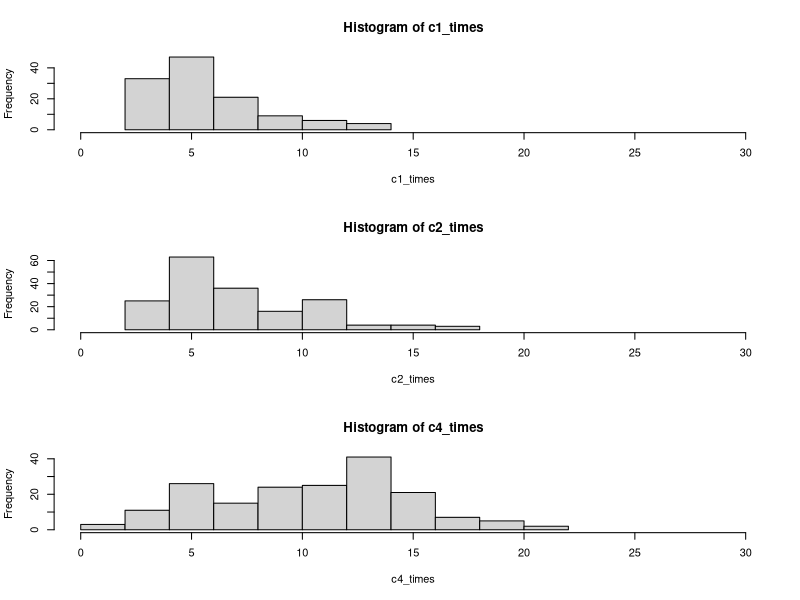

Write R code to recreate this figure.
#
#
# cars on a linear grid, with a return path (simple multi-class commuter)
#
# columns: location, 
#          direction (up/down)
#          loading/unloading
#          type (1,2,4)
#          no passengers
#          p1
#          p2
#          p3
#          p4  (arrival times)
#


trace <- FALSE

no_cars <- 50 
path_length <- 1000 
no_types <- 3

sample_size = 1000


c1_times = c()
c2_times = c()
c3_times = c()

types <- c(1,2,4)

cars <- matrix(nrow=no_cars, ncol= 9)
#
start_loc <- path_length - 1
loc <- start_loc

for (i in 1:no_cars) {
  loc <- loc -1 
  cars[i,1] <- loc
  cars[i,2] <- -1
  cars[i,3] <- 0
# types 1 to 3 uniformly distributed
  cars[i,4] <- as.integer(1+2.99*runif(1)) 
 
  cars[i,5:9] <- 0

} 
# stops at 250m intervals on a 5km line
# 
# columns: no 1, no 4, no 8
#
#
no_stops <- 20 
max_queue <- 100

stop_count <- matrix(0,nrow=20,ncol=4)

for (i in 1:no_stops){ 
  stop_count[i,1] <- 250*i/5 # stop location in time steps (5m of movement at 60km/hr) - 250m intervals
}

class_queue = array(0,dim=c(3,20,max_queue))

t <- 0 
epoch <- 10000
enough_samples <- FALSE

while (( t < epoch) &&(!enough_samples))
{
  
t <- t + 1

#
# assume peak passenger is at 8am, with sigma of 45 mins (normal distribution)
#
  
mflow = (1000/10)/(3*3*20*60)

#
# time since start of session (seconds): 

z = (t/3 - (60*60))/(45*60*60)
p = dnorm(z) 

lambda = p*mflow

# probability of a passenger appearing roughly proportional to lambda. 

for (i in 1:no_stops) {
  for (j in 1:3) {
    if (runif(1) < lambda/3) {
      if (trace) { cat("passenger waiting at stop ",i,"type",j,"time",t,"\n")}
      stop_count[i,j+1] <- stop_count[i,j+1] + 1
    
      class_queue[j,i,stop_count[i,j+1]] <- t
  
      
    }
  }
}


for (i in 1:no_cars) {

# at a stop and going backward ? 
  
  if (((cars[i,1] %% 50) == 0) & (cars[i,2] < 0)) 
  {
# if this stop has the longest queue for car's type then turn around 
    
    type = cars[i,4]
    stop_no = cars[i,1]/50
    mloc = which.max(stop_count[,type+1])
    if (mloc == stop_no) {
      cars[i,2] = 1
    }
  }
  
# at a stop and going forward? 
  
  if (((cars[i,1] %% 50) == 0) & (cars[i,2] > 0)) 
  {
    
    if (cars[i,3] > 0 )   # already  loading/unloading
    {
      cars[i,3] <- cars[i,3] - 1
    }
    else
    {
      stop_no = cars[i,1]/50
    
      type = cars[i,4]
      no_passengers = cars[i,5]
      at_station <- (stop_no == 20)
      
      if ((stop_count[stop_no,type+1] > 0) & (! at_station))  # passenger waiting 
      {
        if (cars[i,5] < types[cars[i,4]])   # not full
        { 
          if (trace) { cat("pickup at stop ",stop_no,"car no",i,"type",type,"\n") }
 
# time is counted from when the passenger starts to queue at the stop...
#
          qloc <- stop_count[stop_no,type+1]
          pickup_time <- class_queue[type,stop_no,qloc]
          
# shift the queued passengers left
#
         
          len = length(class_queue[type,stop_no,])
          for (k in 1:(len-1)) {
            class_queue[type,stop_no,k] <- class_queue[type,stop_no,k+1]
          }
          class_queue[len] <- 0
          stop_count[stop_no,type+1] <- stop_count[stop_no,type+1] - 1
         
          
          cars[i,no_passengers+6] <- pickup_time 
          cars[i,5] <- cars[i,5] + 1 
          cars[i,3] <- 4  } # countdown to loading/unloading 
     
        
      }
      
      if(at_station)
      {
        type = cars[i,4]
        no_passengers = cars[i,5]
        for (j in 1:no_passengers)
        {
          if(type ==1){
            c1_times <- append(c1_times,(t-cars[i,j+5])) 
          } else
          if(type ==2){
            c2_times <- append(c2_times,(t-cars[i,j+5])) 
          } else
          if(type ==3){
            c3_times <- append(c3_times,(t-cars[i,j+5])) 
          }
          sample_count = max(length(c1_times),length(c2_times),length(c3_times))
          if (sample_count > sample_size)
          { enough_samples <- TRUE }
        }
       
        cars[i,5:9] <- 0   # drop passengers
        if (trace) {cat("car no",i,"dropped passengers \n")}
        cars[i,2] <- -1
        
      }
      
    }
  }
  
  # at start and decreasing? turn around
  
  if ((cars[i,2] < 0) & (cars[i,1] <= 1))
  { 
    cars[i,2] <- 1 
    cars[i,1] <- 1
  }
  
  # at end and increasing? turn around 
  
  if ((cars[i,2] > 0) & (cars[i,1] >= path_length))
  { 
    cars[i,2] <- -1 
    cars[i,1] <- path_length
  }
  
  if (cars[i,2] < 0)
  {
    cars[i,1] <- cars[i,1] - 1 
  }
  
  cars[i,1] <- cars[i,1] + cars[i,2]
 
  }

}

c1_times <- c1_times/180
c2_times <- c2_times/180
c4_times <- c3_times/180

par(mfrow = c(3,1))
hist(c1_times,xlim=c(0,30))
hist(c2_times,xlim=c(0,30))
hist(c4_times,xlim=c(0,30))




